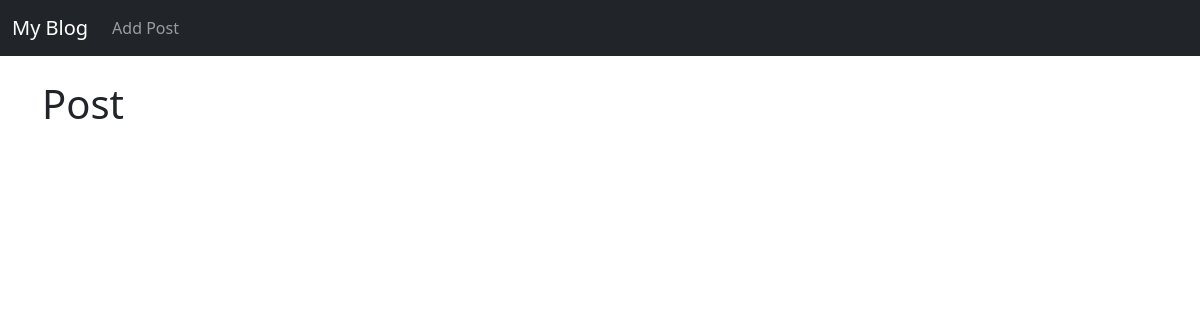
/, run on an earlier commit of the app's database.
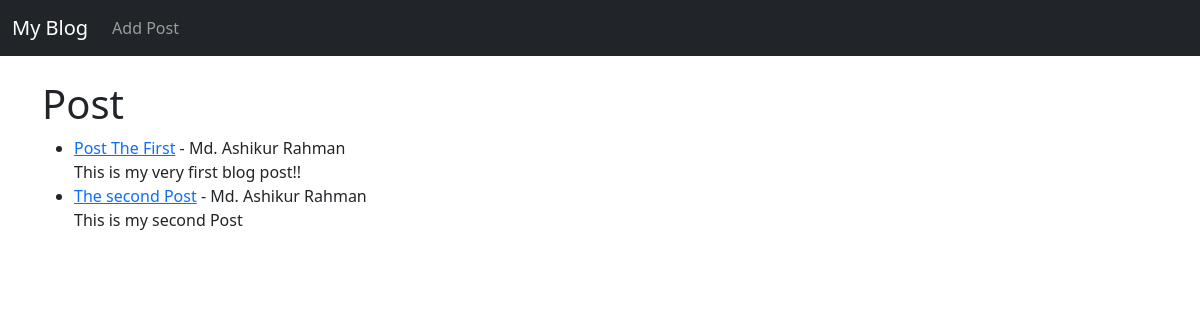
And on a later commit of the database.
### theblog/models.py (models this page shows, shortened)
class Post(models.Model):
    title = models.CharField(max_length=255)
    title_tag = models.CharField(max_length=255)
    author = models.ForeignKey(User, on_delete=models.CASCADE)
    body = models.TextField()

### theblog/views.py (the view)
# urls.py: path("", views.HomeView.as_view(), name="home"),
class HomeView(ListView):
    model = Post
    template_name = "home.html"

### theblog/templates/home.html
{% extends 'base.html' %}
{% block content %}
<h1>Post</h1>
<ul>
    {% for post in object_list %}
    <li><a href="{% url 'article-detail' post.pk %}">{{post.title}}</a> - {{post.author.first_name}}
        {{post.author.last_name}} <br>
        {{post.body}}
    </li>
    {% endfor %}
</ul>
{% endblock %}

What changed in the data, as far as the page shows it:
added Post: title "Post The First", author.first_name "Md. Ashikur", author.last_name "Rahman", body "This is my very first blog post!!"
added Post: title "The second Post", author.first_name "Md. Ashikur", author.last_name "Rahman", body "This is my second Post"
